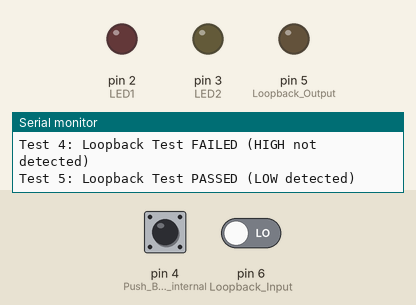
The sketch below on a simulated Arduino Uno, built with avr-gcc and run on an emulated ATmega328P. On the bench: output pins drawn as LEDs (lit = HIGH), the last lines printed to the serial monitor. The inputs (shaded band) are chosen by the test bench; at power-on: pin 4 (Push_Button_with_internal) HIGH, pin 6 (Loopback_Input) LOW.

Above: at 7.1 s.
7.2 s: pin 4 (Push_Button_with_internal) pulled LOW for 2.25 s
At 8.8 s:
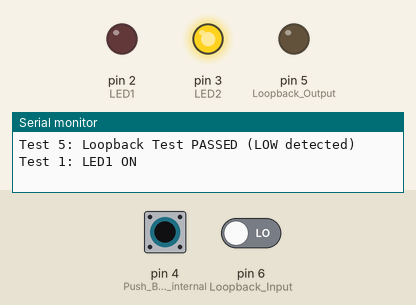
18.8 s: pin 6 (Loopback_Input) driven HIGH
At 22.6 s:
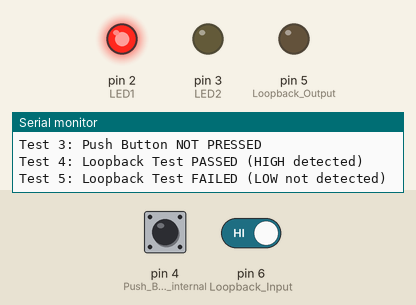
Timing chart, 0 to 28.7 s (numbered marks = the images above; inputs shaded):
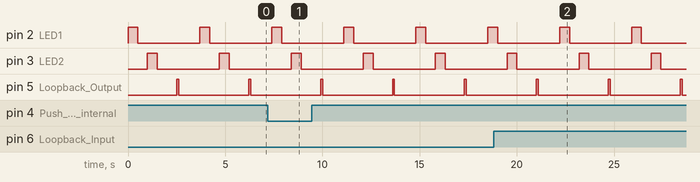

The sketch:

sketch.ino
```cpp
void setup() {
  Serial.begin(9600);  // Start serial communication

  // Configure GPIO pins
  pinMode(2, OUTPUT);  // LED1
  pinMode(3, OUTPUT);  // LED2
  pinMode(4, INPUT_PULLUP); // Push Button with internal pull-up resistor
  pinMode(5, OUTPUT);  // Loopback Output
  pinMode(6, INPUT);   // Loopback Input


  Serial.println("Boundary Scan Test Starting...");
}


void loop() {
  // Test LED1 (Pin 2)
  digitalWrite(2, HIGH);  // Turn on LED1
  delay(500);
  Serial.println("Test 1: LED1 ON");
  digitalWrite(2, LOW);   // Turn off LED1
  delay(500);


  // Test LED2 (Pin 3)
  digitalWrite(3, HIGH);  // Turn on LED2
  delay(500);
  Serial.println("Test 2: LED2 ON");
  digitalWrite(3, LOW);   // Turn off LED2
  delay(500);


  // Test Push Button (Pin 4)
  int buttonState = digitalRead(4);  // Read the button state
  if (buttonState == LOW) {  // Button pressed
    Serial.println("Test 3: Push Button PRESSED");
  } else {  // Button not pressed
    Serial.println("Test 3: Push Button NOT PRESSED");
  }
  delay(500);


  // Test Loopback (Pin 5 to Pin 6)
  digitalWrite(5, HIGH);  // Send HIGH signal from Pin 5
  delay(100);
  int loopbackState = digitalRead(6);  // Read signal on Pin 6
  if (loopbackState == HIGH) {
    Serial.println("Test 4: Loopback Test PASSED (HIGH detected)");
  } else {
    Serial.println("Test 4: Loopback Test FAILED (HIGH not detected)");
  }


  digitalWrite(5, LOW);  // Send LOW signal from Pin 5
  delay(100);
  loopbackState = digitalRead(6);  // Read signal on Pin 6 again
  if (loopbackState == LOW) {
    Serial.println("Test 5: Loopback Test PASSED (LOW detected)");
  } else {
    Serial.println("Test 5: Loopback Test FAILED (LOW not detected)");
  }


  delay(1000);  // Wait before restarting the tests
}
```

Measured:
- by itself, pin 2 (LED1), pin 3 (LED2): alternates HIGH for 0.50 s and LOW for 3.2 s
- by itself, pin 5 (Loopback_Output): alternates HIGH for 0.10 s and LOW for 3.6 s
